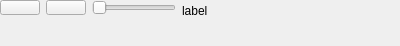
<?xml version="1.0" encoding="UTF-8"?>
<ui version="4.0">
 <class>TheWidgetItem</class>
 <widget class="QWidget" name="TheWidgetItem">
  <property name="geometry">
   <rect>
    <x>0</x>
    <y>0</y>
    <width>400</width>
    <height>46</height>
   </rect>
  </property>
  <property name="windowTitle">
   <string>Form</string>
  </property>
  <widget class="QWidget" name="formLayoutWidget">
   <property name="geometry">
    <rect>
     <x>0</x>
     <y>0</y>
     <width>391</width>
     <height>41</height>
    </rect>
   </property>
   <layout class="QFormLayout" name="formLayout">
    <item row="0" column="0">
     <layout class="QGridLayout" name="gridLayout">
      <item row="0" column="0">
       <widget class="QPushButton" name="pressThisBtn">
        <property name="sizePolicy">
         <sizepolicy hsizetype="Minimum" vsizetype="Preferred">
          <horstretch>0</horstretch>
          <verstretch>0</verstretch>
         </sizepolicy>
        </property>
        <property name="text">
         <string/>
        </property>
        <property name="icon">
         <iconset>
          <normaloff>eye_on.png</normaloff>eye_on.png</iconset>
        </property>
       </widget>
      </item>
      <item row="0" column="1">
       <widget class="QPushButton" name="btnColor">
        <property name="sizePolicy">
         <sizepolicy hsizetype="Minimum" vsizetype="Preferred">
          <horstretch>0</horstretch>
          <verstretch>0</verstretch>
         </sizepolicy>
        </property>
        <property name="text">
         <string/>
        </property>
        <property name="autoDefault">
         <bool>true</bool>
        </property>
        <property name="default">
         <bool>false</bool>
        </property>
        <property name="flat">
         <bool>false</bool>
        </property>
       </widget>
      </item>
      <item row="0" column="2">
       <widget class="QSlider" name="sldrOpacity">
        <property name="sizePolicy">
         <sizepolicy hsizetype="Expanding" vsizetype="Fixed">
          <horstretch>0</horstretch>
          <verstretch>0</verstretch>
         </sizepolicy>
        </property>
        <property name="orientation">
         <enum>Qt::Horizontal</enum>
        </property>
       </widget>
      </item>
     </layout>
    </item>
    <item row="0" column="1">
     <widget class="QLabel" name="label">
      <property name="text">
       <string>label</string>
      </property>
     </widget>
    </item>
   </layout>
  </widget>
 </widget>
 <resources/>
 <connections/>
</ui>
